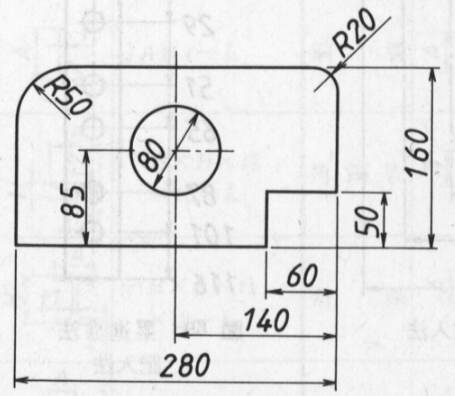
#> input picture kadai5.bmp, 455 x 396 px
$ jupyter execute 04_HistogramAndBinarization.ipynb
#> lines starting #> are read from the running program, lines starting #| are printed output that depends on the picture; long printed decimals are rounded
# 課題4. ヒストグラムと二値化
- ソースコードを実行し，ソースコードを読んで何をしているかを確認しなさい．
- プログラムを実行すると表示されるヒストグラムを参照して，以下のようなノイズを除去した二値画像が生成されるようにプログラム内のしきい値（元のプログラムでは70）を変更しなさい．
- !レポート!　作成したプログラムによってどのような処理が行われているのかを説明しなさい．また，その処理の中で使われている値を選択した理由を，ヒストグラムを使って分かりやすく説明しなさい

[cell 1]
from pylab import *
from cv2 import imread
import statistics
import math

# ローカルディレクトリにDLした画像を読み込み
gazo = imread( "kadai5.bmp", 0 )
#> gazo is the input picture: shape (396, 455); min 33, max 252, mean 228.6
statistics_list = []

# 画像を表示
print( "変換前の画像とヒストグラム" )
# 引数について
# cmap          画像データをグレースケールとして扱う場合はcmap='gray'を設定する
# vmin          画像データのカラーマップの下限値を設定する
# vmax          画像データのカラーマップの上限値を設定する
# interpolation 画像を拡大表示する時の各ピクセルの補間方法を指定
imshow(gazo, cmap="gray", vmin=0, vmax=255, interpolation="None")
show()

#print( "数値化された変換前の画像" )
#print( gazo )

# ヒストグラムを表示
print( "グレイスケールで数値化された変換前の画像と値の分布" )
hist( gazo.flatten(), 256, (0,255) )
show()
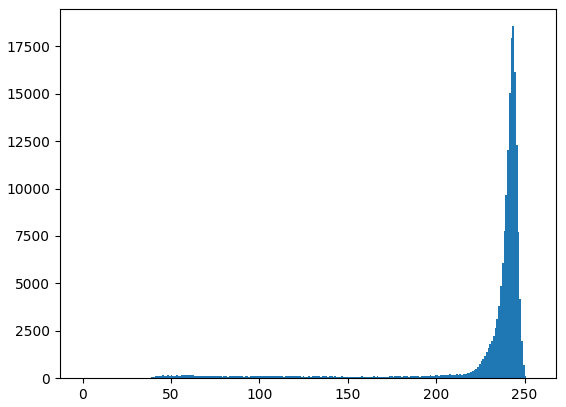
#> figure drawn by matplotlib, 1 panel; tallest bar 18559 high, from x = 243 to 244

# 統計値を導出する処理
for x in range(455):
    for y in range(396):
        statistics_list.append(gazo[y][x])
#> after the loop, statistics_list = 180180 items

print( "数値化された変換前の画像の中央値" )
median = statistics.median(statistics_list)
#> median = 114
print(median)
#| 114.0

print( "数値化された変換前の画像の算術平均値" )
mean = statistics.mean(statistics_list)
#> mean = 228
print(mean)
#| 228

print( "数値化された変換前の画像の調和平均値" )
harmonic_mean = statistics.harmonic_mean(statistics_list)
#> harmonic_mean = 208.8
print(harmonic_mean)
#| 208.789


# 変換データを格納する配列を0埋めしてピクセル数を要素数として455列x396行で初期化する
gazo2 = zeros((396,455))
gazo3 = zeros((396,455))
gazo4 = zeros((396,455))
# 画像を変換

#-----------------------------------------------------------------------------------#
# 閾値を中央値とした場合
#-----------------------------------------------------------------------------------#
for x in range(455):
    for y in range(396):
        ######### ここを変更 ############
        #if gazo[y][x]<70:
        if gazo[y][x]<median:
            # 値が閾値未満の場合は変換データを格納するインデクスへ黒を設定する
            gazo2[y][x] = 0
        else:
            # 値が閾値を越える場合は変換データを格納するインデクスへ白を設定する
            gazo2[y][x] = 255
        #############################

# 画像を表示
print("閾値を中央値として変換後の画像")
imshow(gazo2, cmap="gray", vmin=0, vmax=255, interpolation="None")
show()
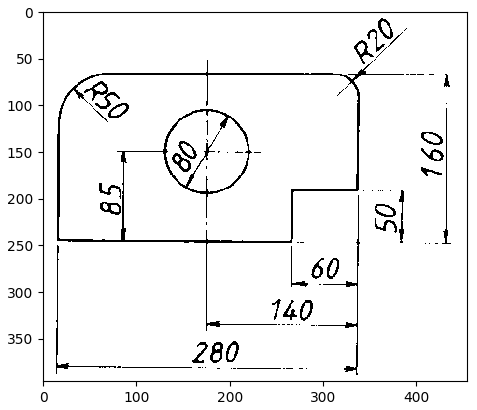
#> figure drawn by matplotlib, 1 panel

#-----------------------------------------------------------------------------------#
# 算術平均値を中央値とした場合
#-----------------------------------------------------------------------------------#
# 画像を変換
for x in range(455):
    for y in range(396):
        ######### ここを変更 ############
        #if gazo[y][x]<70:
        if gazo[y][x]<mean:
            # 値が閾値未満の場合は変換データを格納するインデクスへ黒を設定する
            gazo3[y][x] = 0
        else:
            # 値が閾値を越える場合は変換データを格納するインデクスへ白を設定する
            gazo3[y][x] = 255
        #############################

# 画像を表示
print("閾値を算術平均値として変換後の画像")
imshow(gazo3, cmap="gray", vmin=0, vmax=255, interpolation="None")
show()
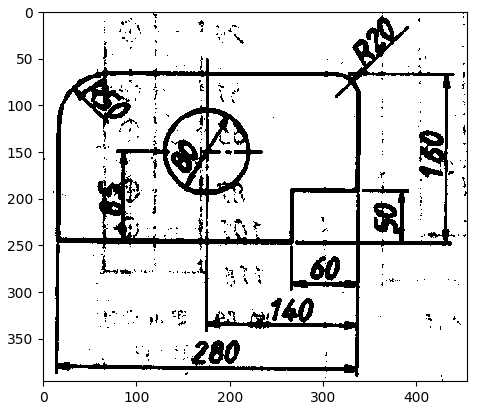
#> figure drawn by matplotlib, 1 panel

#-----------------------------------------------------------------------------------#
# 算術平均値を中央値とした場合
#-----------------------------------------------------------------------------------#
# 画像を変換
for x in range(455):
    for y in range(396):
        ######### ここを変更 ############
        #if gazo[y][x]<70:
        if gazo[y][x]<harmonic_mean:
            # 値が閾値未満の場合は変換データを格納するインデクスへ黒を設定する
            gazo4[y][x] = 0
        else:
            # 値が閾値を越える場合は変換データを格納するインデクスへ白を設定する
            gazo4[y][x] = 255
        #############################

# 画像を表示
print("閾値を調和平均値として変換後の画像")
imshow(gazo4, cmap="gray", vmin=0, vmax=255, interpolation="None")
show()
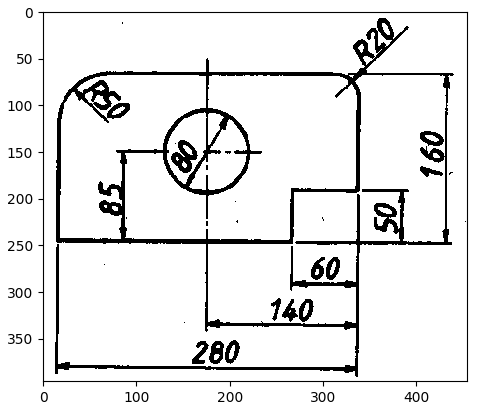
#> figure drawn by matplotlib, 1 panel
